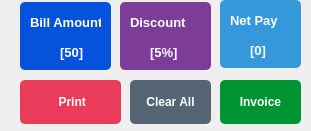
          <widget class="QFrame" name="frame_15">
           <property name="geometry">
            <rect>
             <x>840</x>
             <y>370</y>
             <width>311</width>
             <height>131</height>
            </rect>
           </property>
           <property name="styleSheet">
            <string notr="true">QFrame#frame_11{
border:1px solid rgb(213, 216, 220);
}</string>
           </property>
           <property name="frameShape">
            <enum>QFrame::Shape::NoFrame</enum>
           </property>
           <widget class="QPushButton" name="Print_Bill_Btn_2">
            <property name="geometry">
             <rect>
              <x>20</x>
              <y>80</y>
              <width>101</width>
              <height>44</height>
             </rect>
            </property>
            <property name="font">
             <font>
              <bold>true</bold>
             </font>
            </property>
            <property name="cursor">
             <cursorShape>PointingHandCursor</cursorShape>
            </property>
            <property name="styleSheet">
             <string notr="true">QPushButton{
  background-color: #eb3b5a;
  color: rgb(255, 255, 255);
  border-radius:5px;

}
QPushButton::pressed{
	padding-left:5px;
	padding-top: 5px;
	background-color: rgb(128, 139, 150);
}</string>
            </property>
            <property name="text">
             <string> Print</string>
            </property>
            <property name="icon">
             <iconset>
              <normaloff>:/Background/printing.png</normaloff>:/Background/printing.png</iconset>
            </property>
           </widget>
           <widget class="QPushButton" name="Clear_All_Btn_2">
            <property name="geometry">
             <rect>
              <x>130</x>
              <y>80</y>
              <width>81</width>
              <height>44</height>
             </rect>
            </property>
            <property name="font">
             <font>
              <bold>true</bold>
             </font>
            </property>
            <property name="cursor">
             <cursorShape>PointingHandCursor</cursorShape>
            </property>
            <property name="styleSheet">
             <string notr="true">QPushButton{
  background-color: rgb(86, 101, 115);
  color: rgb(255, 255, 255);
  border-radius:5px;

}
QPushButton::pressed{
	padding-left:5px;
	padding-top: 5px;
	background-color: rgb(128, 139, 150);
}</string>
            </property>
            <property name="text">
             <string>Clear All</string>
            </property>
            <property name="icon">
             <iconset>
              <normaloff>:/Background/refresh.png</normaloff>:/Background/refresh.png</iconset>
            </property>
           </widget>
           <widget class="QPushButton" name="Generate_Bill_Btn_2">
            <property name="geometry">
             <rect>
              <x>220</x>
              <y>80</y>
              <width>81</width>
              <height>44</height>
             </rect>
            </property>
            <property name="font">
             <font>
              <bold>true</bold>
             </font>
            </property>
            <property name="cursor">
             <cursorShape>PointingHandCursor</cursorShape>
            </property>
            <property name="styleSheet">
             <string notr="true">QPushButton{
  background-color: #009432;
  color: rgb(255, 255, 255);
  border-radius:5px;

}
QPushButton::pressed{
	padding-left:5px;
	padding-top: 5px;
	background-color: rgb(128, 139, 150);
}</string>
            </property>
            <property name="text">
             <string>Invoice</string>
            </property>
            <property name="icon">
             <iconset>
              <normaloff>:/Background/invoice.png</normaloff>:/Background/invoice.png</iconset>
            </property>
           </widget>
           <widget class="QFrame" name="frame_16">
            <property name="geometry">
             <rect>
              <x>20</x>
              <y>2</y>
              <width>91</width>
              <height>68</height>
             </rect>
            </property>
            <property name="styleSheet">
             <string notr="true">  background-color: #0652DD;
  color: rgb(255, 255, 255);
  border-radius:5px;</string>
            </property>
            <property name="frameShape">
             <enum>QFrame::Shape::NoFrame</enum>
            </property>
            <widget class="QLabel" name="label_51">
             <property name="geometry">
              <rect>
               <x>10</x>
               <y>10</y>
               <width>71</width>
               <height>21</height>
              </rect>
             </property>
             <property name="font">
              <font>
               <pointsize>10</pointsize>
               <bold>true</bold>
              </font>
             </property>
             <property name="text">
              <string>Bill Amount</string>
             </property>
            </widget>
            <widget class="QLabel" name="Label_Bill_Amnt_2">
             <property name="geometry">
              <rect>
               <x>40</x>
               <y>40</y>
               <width>101</width>
               <height>21</height>
              </rect>
             </property>
             <property name="font">
              <font>
               <pointsize>10</pointsize>
               <bold>true</bold>
              </font>
             </property>
             <property name="layoutDirection">
              <enum>Qt::LayoutDirection::LeftToRight</enum>
             </property>
             <property name="text">
              <string>[50]</string>
             </property>
            </widget>
           </widget>
           <widget class="QFrame" name="frame_17">
            <property name="geometry">
             <rect>
              <x>120</x>
              <y>2</y>
              <width>91</width>
              <height>68</height>
             </rect>
            </property>
            <property name="styleSheet">
             <string notr="true">  background-color: rgb(125, 60, 152);
  color: rgb(255, 255, 255);
  border-radius:5px;</string>
            </property>
            <property name="frameShape">
             <enum>QFrame::Shape::NoFrame</enum>
            </property>
            <widget class="QLabel" name="label_52">
             <property name="geometry">
              <rect>
               <x>10</x>
               <y>10</y>
               <width>111</width>
               <height>21</height>
              </rect>
             </property>
             <property name="font">
              <font>
               <pointsize>10</pointsize>
               <bold>true</bold>
              </font>
             </property>
             <property name="text">
              <string>Discount</string>
             </property>
            </widget>
            <widget class="QLabel" name="label_53">
             <property name="geometry">
              <rect>
               <x>30</x>
               <y>40</y>
               <width>51</width>
               <height>21</height>
              </rect>
             </property>
             <property name="font">
              <font>
               <pointsize>10</pointsize>
               <bold>true</bold>
              </font>
             </property>
             <property name="text">
              <string>[5%]</string>
             </property>
            </widget>
           </widget>
           <widget class="QFrame" name="frame_19">
            <property name="geometry">
             <rect>
              <x>220</x>
              <y>0</y>
              <width>81</width>
              <height>68</height>
             </rect>
            </property>
            <property name="styleSheet">
             <string notr="true">  background-color: rgb(52, 152, 219);
  color: rgb(255, 255, 255);
  border-radius:5px;</string>
            </property>
            <property name="frameShape">
             <enum>QFrame::Shape::NoFrame</enum>
            </property>
            <widget class="QLabel" name="Label_Net_Pay_2">
             <property name="geometry">
              <rect>
               <x>30</x>
               <y>40</y>
               <width>111</width>
               <height>21</height>
              </rect>
             </property>
             <property name="font">
              <font>
               <pointsize>10</pointsize>
               <bold>true</bold>
              </font>
             </property>
             <property name="text">
              <string>[0]</string>
             </property>
            </widget>
            <widget class="QLabel" name="label_54">
             <property name="geometry">
              <rect>
               <x>10</x>
               <y>10</y>
               <width>81</width>
               <height>21</height>
              </rect>
             </property>
             <property name="font">
              <font>
               <pointsize>10</pointsize>
               <bold>true</bold>
              </font>
             </property>
             <property name="text">
              <string>Net Pay</string>
             </property>
            </widget>
           </widget>
          </widget>
